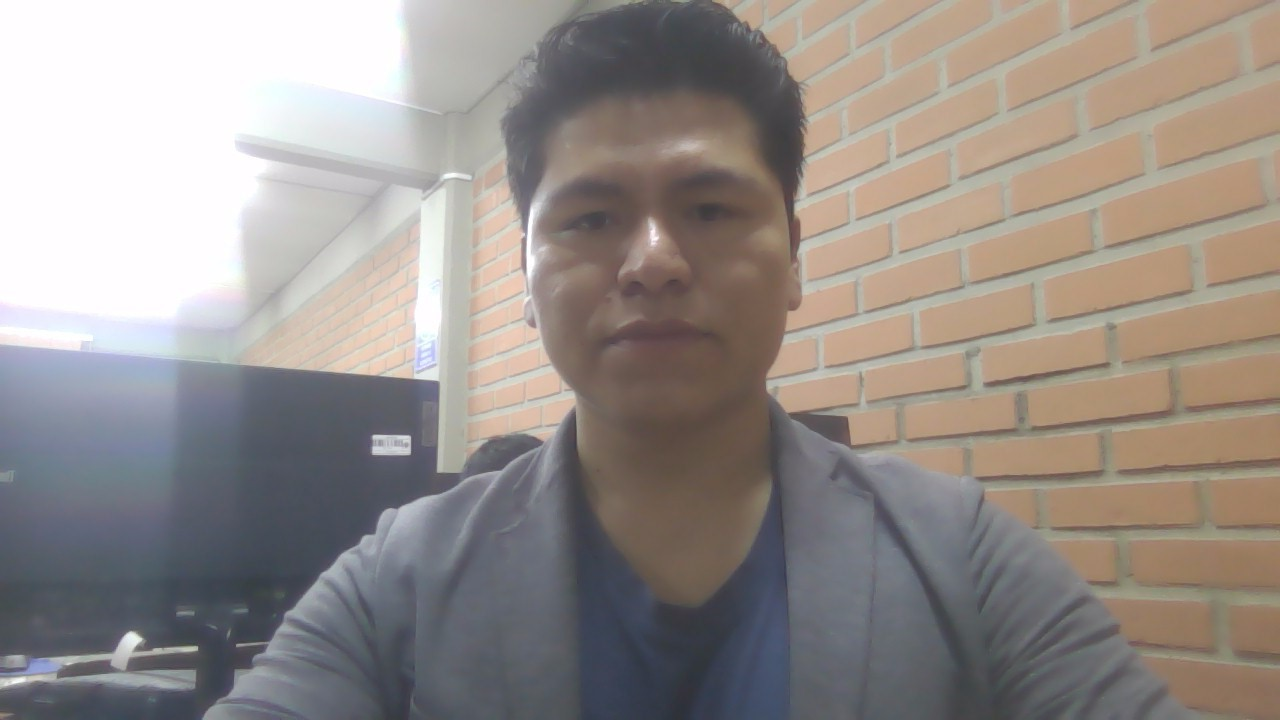
#> input picture WIN_20240229_19_22_48_Pro.jpg, 1280 x 720 px, found by its file name
$ jupyter execute ImageManager.ipynb   (shell and % lines are left out)   (older library calls are emulated)
#> lines starting #> are read from the running program, lines starting #| are printed output that depends on the picture
Opening An Image

[cell 1]
from PIL import Image
from matplotlib import pyplot as plt
from collections import Counter
from scipy import ndimage
from skimage import feature
import numpy as np
import scipy.misc
import scipy

[cell 2]
def open_img(img):
#> called with img = 'WIN_20240229_19_22_48_Pro.JPG'
    route=("C:/Proyectos Univalle/Procesamiento Digital de Imágenes/ImageSources/" +img)
    img = Image.open(route)
#> img is the input picture: PIL image 1280x720 RGB; mean R, G, B 150.4, 142.9, 138.6
    img.show()
open_img("WIN_20240229_19_22_48_Pro.JPG")

Open an image with Jupyter

[cell 3]
import matplotlib.pyplot as plt
import cv2
import numpy as np
plt.rcParams['figure.figsize']=[10,5]

[cell 4]
import cv2
import matplotlib.pyplot as plt
img=cv2.imread("WIN_20240229_19_22_48_Pro.JPG")
#> img: shape (720, 1280, 3)
print("Image Size: ",img.shape)
#| Image Size:  (720, 1280, 3)
plt.imshow(cv2.cvtColor(img, cv2.COLOR_BGR2RGB))
plt.show()

[cell 5]
image=cv2.imread("WIN_20240229_19_22_48_Pro.JPG", cv2.IMREAD_COLOR)
plt.figure()

plt.subplot(141) #Matriz de una fila, 3 items y que empieza en 1
plt.title('Original')
plt.imshow(cv2.cvtColor(image, cv2.COLOR_BGR2RGB))
plt.axis('off')

plt.subplot(142)
plt.title('Red Channel')
plt.imshow(image[:,:,0])
plt.axis('off')

plt.subplot(143)
plt.title('Green Channel')
plt.imshow(image[:,:,1],cmap='Reds')
plt.axis('off')

plt.subplot(144)
plt.title('Blue Channel')
plt.imshow(image[:,:,2],cmap='Blues')
plt.axis('off')

plt.show()
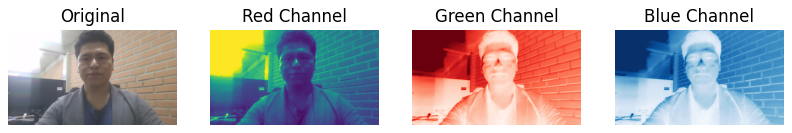
#> figure drawn by matplotlib, 4 panels

[cell 6]
import cv2
import numpy as np
import matplotlib.pyplot as plt
image = cv2.imread("WIN_20240229_19_22_48_Pro.JPG", cv2.IMREAD_GRAYSCALE)
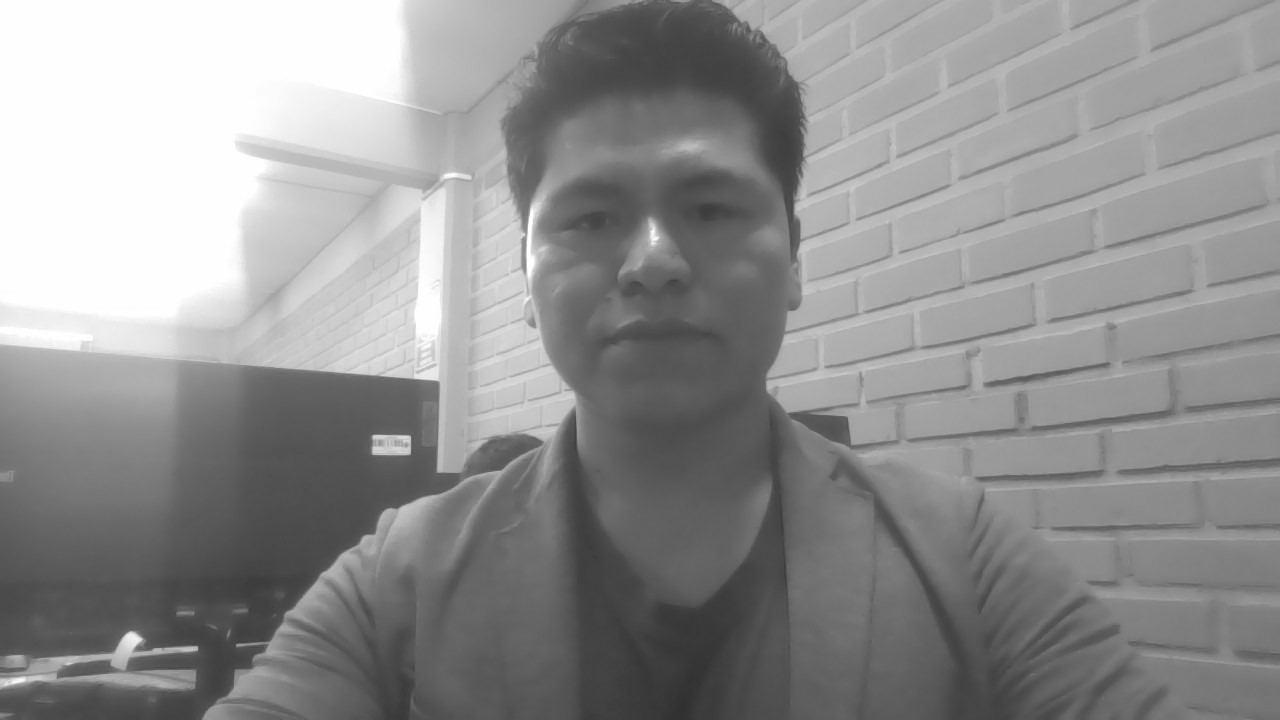
#> image: shape (720, 1280); min 49, max 255, mean 144.7
original_img = image.dtype # Guardamos la profundidad original de nuestra imagen.
print("Profundidad original de color")
img_16bits = np.uint16(image) #Transformamos nuestra imagen a 16 Bits
new_img = img_16bits.dtype
print("Profundidad de color nueva")
cv2.imwrite('new_img.jpg',img_16bits)
img_saved = cv2.imread('new_img.jpg', cv2.IMREAD_UNCHANGED)
#> img_saved: shape (720, 1280); min 49, max 255, mean 144.7
plt.figure(figsize=(10,5))

plt.subplot(121)
plt.title('Image Original')
plt.imshow(image, cmap='gray')

plt.subplot(122)
plt.title('Image Changed')
plt.imshow(img_saved, cmap='gray')
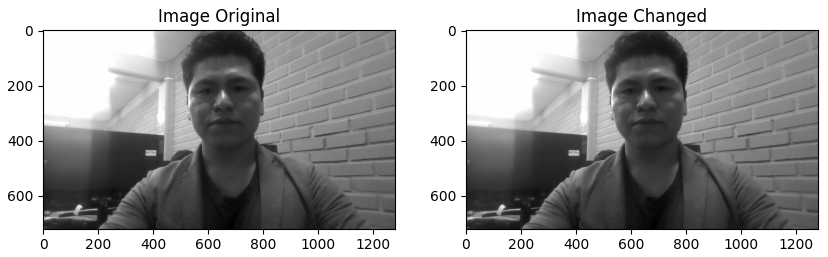
#> figure drawn by matplotlib, 2 panels

[cell 7]
import cv2
import numpy as np
import matplotlib.pyplot as plt

plt.rcParams['figure.figsize'] = [6,3]

imgInicialRgb = cv2.imread('WIN_20240229_19_22_48_Pro.JPG')
print(imgInicialRgb.shape)
#| (720, 1280, 3)
plt.imshow(cv2.cvtColor(imgInicialRgb, cv2.COLOR_BGR2RGB))
plt.axis('off')
plt.show()

imagenRGB = plt.imread('WIN_20240229_19_22_48_Pro.JPG')
print(imagenRGB)
#> (printed output is left out)
plt.imshow(imagenRGB)
plt.axis('off')
plt.show

$ run again, with Capilla.jpg copied over WIN_20240229_19_22_48_Pro.jpg
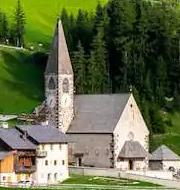
#> input picture Capilla.jpg, 180 x 190 px, found by its file name
#> in open_img, img is the input picture: PIL image 180x190 RGB; mean R, G, B 101.9, 108.6, 74.9
#> img: shape (190, 180, 3)
#| Image Size:  (190, 180, 3)
#> `image = cv2.imread("WIN_20240229_19_22_48_Pro.JPG", cv2.IMREAD_GRAYSCA..`:
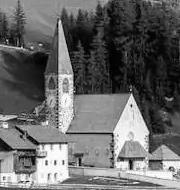
#> image: shape (190, 180); min 0, max 255, mean 102.7
#> `[cell 6] import cv2 import numpy as np import matplotlib.pyplot as plt..`:
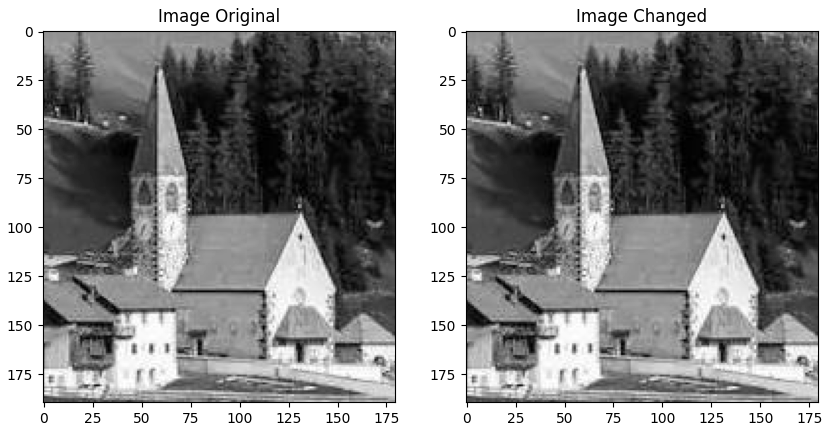
#> figure drawn by matplotlib, 2 panels
#| (190, 180, 3)
#> (printed output is left out)

$ run again, with Shar2.jpg copied over WIN_20240229_19_22_48_Pro.jpg
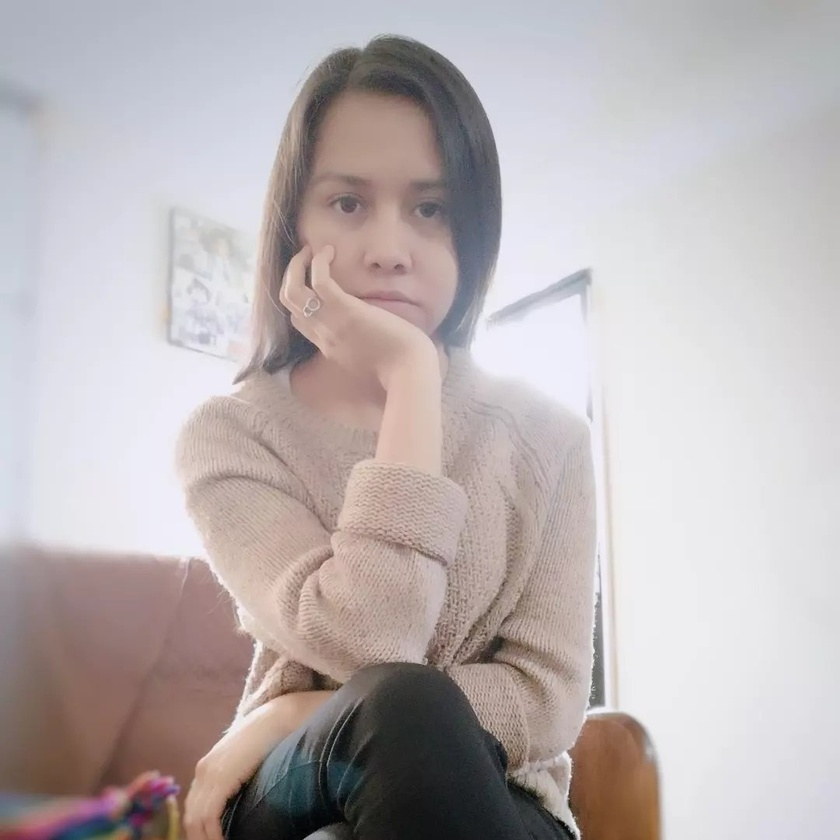
#> input picture Shar2.jpg, 840 x 840 px, shrunk from 1080 x 1080 before the run, found by its file name
#> in open_img, img is the input picture: PIL image 840x840 RGB; mean R, G, B 185.9, 177.8, 178.7
#> img: shape (840, 840, 3)
#| Image Size:  (840, 840, 3)
#> `plt.show()`:
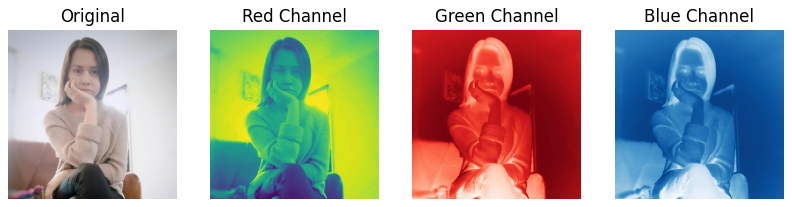
#> figure drawn by matplotlib, 4 panels
#> `[cell 6] import cv2 import numpy as np import matplotlib.pyplot as plt..`:
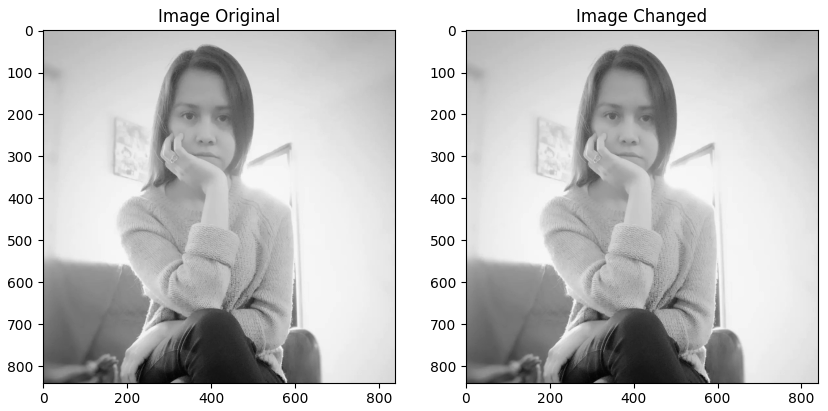
#> figure drawn by matplotlib, 2 panels
#| (840, 840, 3)
#> (printed output is left out)
